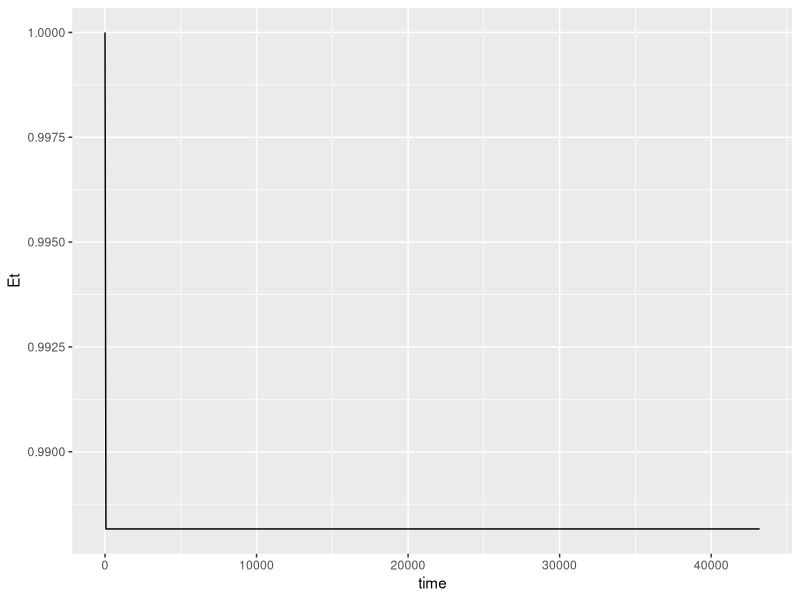
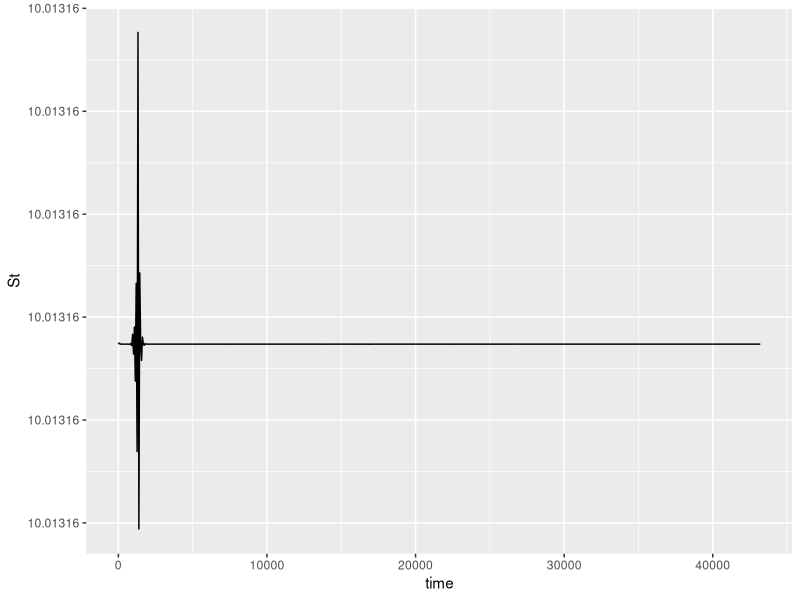
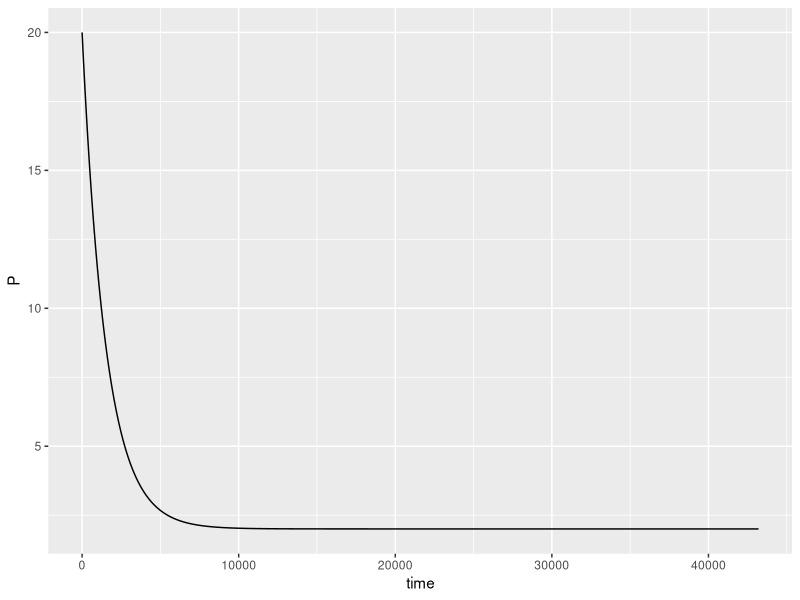
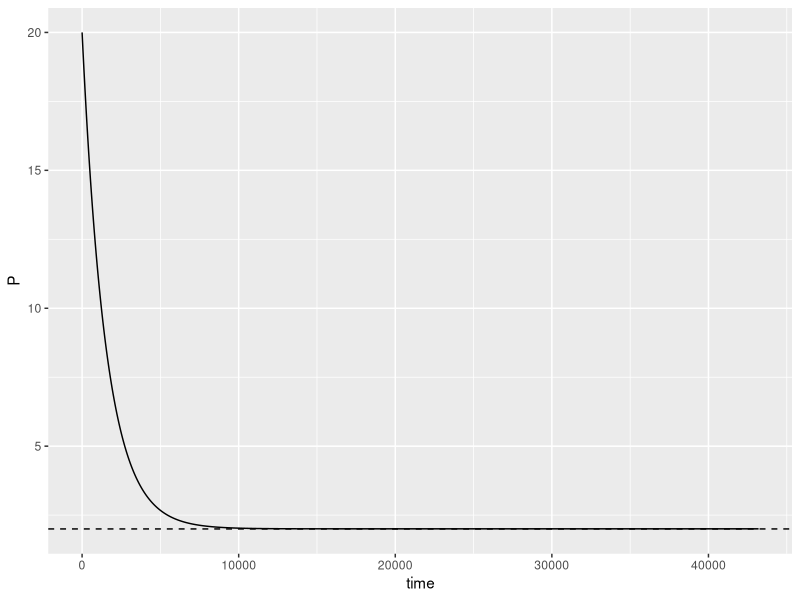

Write R code to recreate these figures, in order.
#Load packages
library(tidyverse)
library(deSolve)
#library(ggpubr)


#Specify deSolve Model
model <- function(time, inits, theta) {
  #Inputs:
  #time: vector of times to be included in output
  #y --> list of initial conditions
  #parms --> list of model parameters
  
  with(as.list(c(inits,theta)), {  #"with" get the named contents of y and theta and lets them be used inside the {}  
    
    #assume S >> ES,  S << Km,   S ~ St
    ES = Et*St/(Km*(1 + Ie/Kie) + St)
    
    E = Et - ES
    
    S = St - ES
    
    dEt = Prode - Kdege*E
    
    dSt = Prods - Kdegs*S - Kcat*ES
    
    dP = Kcat*ES - Kdegp*P
    
    #return list of derivatives
    list( c(dEt,dSt,dP))
  })
}

###################################################3
#Known constants
Km = 0.75*1000 #pM
Kcat = 1 #/sec
Kdege = 1 #/sec
Kdegs = 1 #/sec



#Concentrations measured at steady state
Pss = 20 #pmol/L
Sss = 10 #pmol/L
Etot_ss = 1 #pmol/L

#Calculated concentrations at SS

  #Enzyme substrate complex at steady-state
  ES_ss = Etot_ss * Sss/ (Km + Sss)
  
  #Free enzyme at steady state
  E_ss = Etot_ss - ES_ss

#Calculated production and elimination rates 
Prode = Kdege*E_ss     #Must equal free-enzyme elimination rate
Prods = Kdegs*Sss + Kcat*ES_ss  #Must equal free enzyme elimination rate + productformation rate
Kdegp = Kcat*ES_ss/Pss  #Calculate from steady-state condition for Product

#####################################3
inits = c(Et = Etot_ss,
          St = Sss  + ES_ss,
          P = Pss)

theta = c(Km = Km,
          Kcat = Kcat,
          Kdege = Kdege,
          Kdegs = Kdegs,
          Prode = Prode,
          Prods = Prods,
          Kdegp = Kdegp,
          Kie = 100, #pM
          Ie = 900
          )


#Simulation time
tlast = 30*60*24 ; 
times <- seq(0, tlast, 60)

#Simulate
X <- data.frame(ode(inits, times, model, theta))


#Post-hoc calculations

#Plot
ggplot(X) + geom_path(aes(x=time, y = Et))
ggplot(X) + geom_path(aes(x=time, y = St))
ggplot(X) + geom_path(aes(x=time, y = P))





#####################################
#Play around with changing parameters
#theta["Prods"] = Prods


#Adding an inhibitor
theta["I"] =1000

theta["n"] = 1


#Simulate
X <- data.frame(ode(inits, times, model, theta))


#Post-hoc calculations

#Plot
ggplot(X) + geom_path(aes(x=time, y = P)) + geom_hline(yintercept = 2, linetype = "dashed")

#######################################################################################
